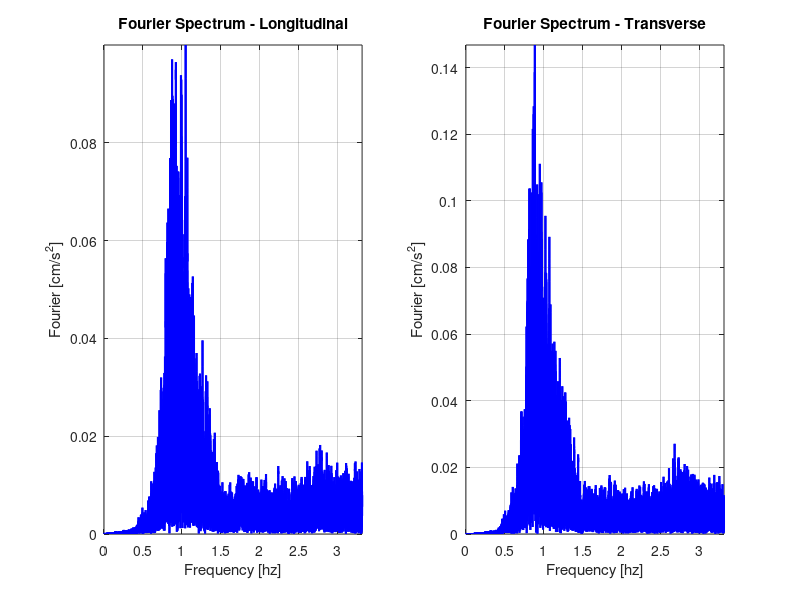
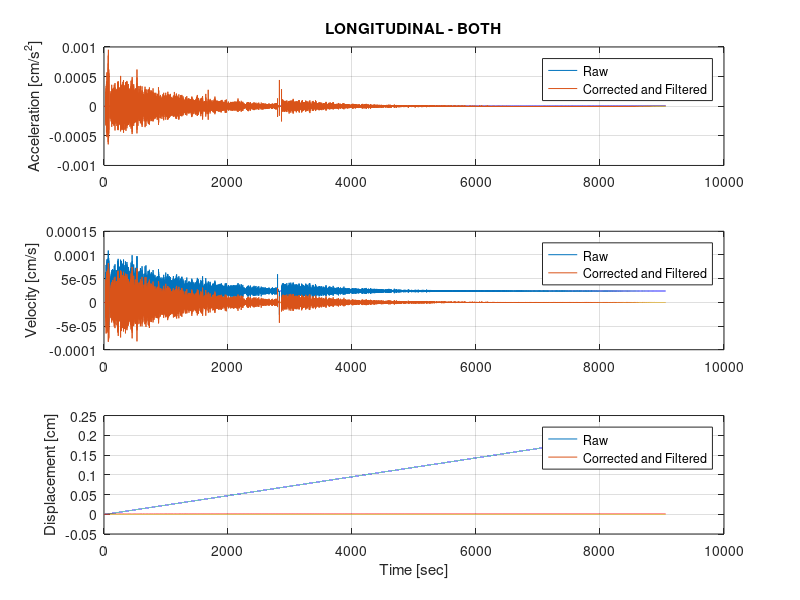
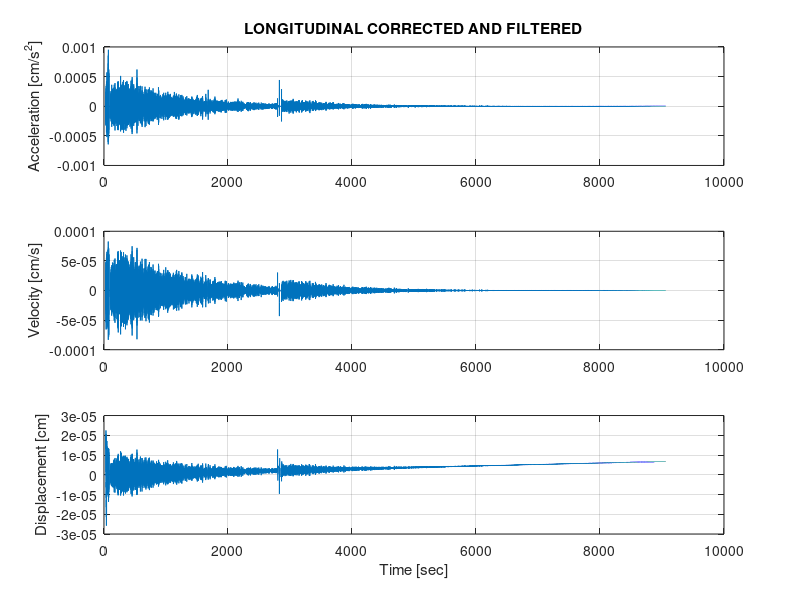
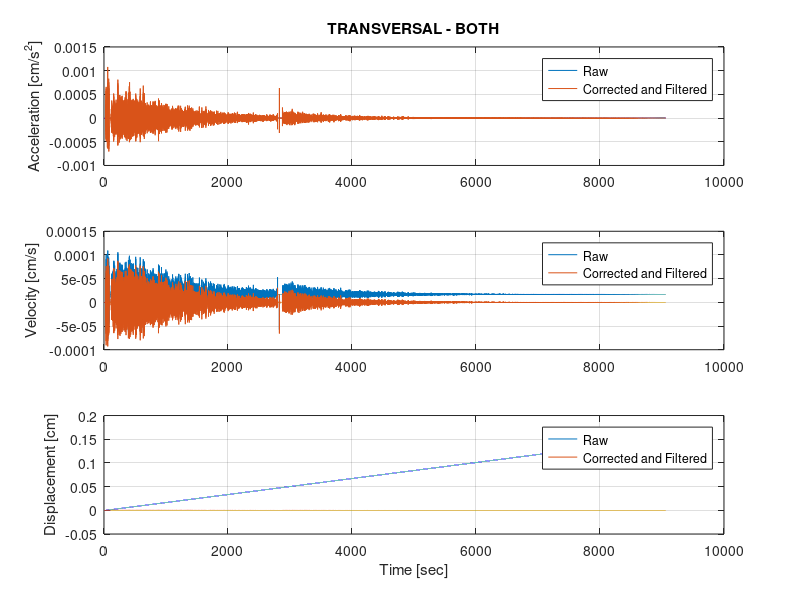

Reproduce these figures in MATLAB, in order. (Note: this script raises an error after producing the figures.)
clear; clc; close all;

%% ----- For 2 Seismic Records -----
% THIS FILE TAKES THE RAW ACCELERATION DATA TO GET THE CORRECTED AND
% FILTERED RECORD CONSIDERING THE FOLLOWING STEPS:
%  INCLUDE ANALYSIS WITH ARIAS INTENSITY

% 1- Take the record
% 2- Baseline correction over the accelerations with different polynomial
% expression according the needs.
% 3- Filtering the signal and get the corrected and filtered acceleration
% 4- Get the velocity and displacements by the integration of the previous
% file
% 5- Get the PSA for the original RAW data and the corrected and filtered acceleration

%% ---- INITIALISATION ----

% RAW DATA 
% ACCELERATION

fid = fopen('S01 - S14.txt', 'r');
a = fscanf(fid, '%g %g', [4 inf]);
a = a';

% LONGITUDINAL COMPONENT
time = a(:,1); % s
xacc_1 = a(:,2); % cm/s2

% TRANSVERSAL COMPONENT
xacc_2 = a(:,4); % cm/s2

% TIME STEP OF THE RECORDS
dt = (1/6.625);

%% ---- FOURIER ANALYSIS ----
 
% Fourier Spectrum response
 
FFT_x1 = abs(fft(xacc_1));
FFT_x2 = abs(fft(xacc_2));

ff = 0:(6.625/(length(xacc_1)-1)):6.625;
ff = ff';
 
figure(3);
 
h(1) = subplot(1,2,1);plot(ff(1:0.5*length(ff)),FFT_x1(1:0.5*length(ff)),'b','LineWidth',1.5);
    title('Fourier Spectrum - Longitudinal')
    ylabel('Fourier [cm/s^2]')
    xlabel('Frequency [hz]')
    axis([0 6.625/2 0 Inf])
    set(gca,'linewidth',1)
    grid on;
    set(gca,'GridAlpha', 0.20);
    set(gca,'linewidth', 0.50);
    set(gca,'MinorGridLineStyle', '-');

    subplot(1,2,2);plot(ff(1:0.5*length(ff)),FFT_x2(1:0.5*length(ff)),'b','LineWidth',1.5);
    title('Fourier Spectrum - Transverse')
    ylabel('Fourier [cm/s^2]')
    xlabel('Frequency [hz]')
    axis([0 6.625/2 0 Inf])
    set(gca,'linewidth',1)
    grid on;
    set(gca,'GridAlpha', 0.20);
    set(gca,'linewidth', 0.50);
    set(gca,'MinorGridLineStyle', '-');  

%% ---- PAD IMPLEMENTATION ----

n = 4; % order of Butterworth filtering
fc = 0.1; % cut-off frequency
Tz_pad = 1.5*n/fc;
time_pad = (0:dt:Tz_pad)'+ time(end);
time = [time;time_pad];

pad = zeros(ceil(length(time_pad)/2),1);
xacc_1 = [pad;xacc_1;pad];
xacc_2 = [pad;xacc_2;pad];

% Tapering before end pad
taper = tukeywin(length(ff),0.25); % adjust tapering degree
taper = [pad;taper;pad];
taper(1:length(taper)/2) = 1;

xacc_1 = xacc_1.*taper;
xacc_2 = xacc_2.*taper;

xacc_1_g = xacc_1/980;
xacc_2_g = xacc_2/980;

%% ---- VELOCITY AND DISPLACEMENT ----

% VELOCITY
vel_1 = cumtrapz(time,xacc_1);
vel_2 = cumtrapz(time,xacc_2);

% DISPLACEMENT
disp_1 = cumtrapz(time,vel_1);
disp_2 = cumtrapz(time,vel_2);

% ---- COMPARISON ORIGINAL ----

% LONGITUDINAL
% figure('units','normalized','outerposition',[0 0 0.55 0.55])
% figure (1);
% subplot(3,1,1),plot(time,xacc_1_g)
%         axis([0 1300 -0.0001 0.0001])
%         title('LONGITUDINAL - RAW')
%         ylabel('Acceleration [g]')
% grid on;
% subplot(3,1,2),plot(time,vel_1)
%          axis([0 1300 -0.002 0.002])
%         ylabel('Velocity [cm/s]')
% grid on;
% subplot(3,1,3),plot(time,disp_1)
%         axis([0 1300 -0.0001 0.0006])
%         xlabel('Time [sec]')
%         ylabel('Displacement [cm]')
% grid on;

% TRANSVERSAL
% figure('units','normalized','outerposition',[0 0 0.55 0.55])
% figure (2);
% subplot(3,1,1),plot(time,xacc_2_g)
%         axis([0 1300 -0.0001 0.0001])
%         title('TRANSVERSAL - RAW')
%         ylabel('Acceleration [g]')
% grid on;
% subplot(3,1,2),plot(time,vel_2)
%         axis([0 1300 -0.002 0.002])
%         ylabel('Velocity [cm/s]')
% grid on;
% subplot(3,1,3),plot(time,disp_2)
%         axis([0 1300 -0.0006 0.0001])
%         xlabel('Time [sec]')
%         ylabel('Displacement [cm]')
% grid on;

%% ---- ARIAS INTENSITY ----

xacc_1_m = xacc_1_g*(9.8);
xacc_1_m2= xacc_1_m.*xacc_1_m;
Arias_1 = pi/(2*9.8)*cumtrapz(time,xacc_1_m2);

Arias_1_100 = max(Arias_1);
Arias_11= Arias_1/Arias_1_100;

xacc_2_m = xacc_2_g*(9.8);
xacc_2_m2= xacc_2_m.*xacc_2_m;
Arias_2 = pi/(2*9.8)*cumtrapz(time,xacc_2_m2);

Arias_2_100 = max(Arias_2);
Arias_22= Arias_2/Arias_2_100;

tt1= [12 12];
IA1= [-5 105];

tt2= [150 150];
IA2= [-5 105];

tt3= [44 44];
IA3= [-5 105];

tt4= [138 138];
IA4= [-5 105];

tt5= [50 50];
IA5= [-5 105];

tt6= [140 140];
IA6= [-5 105];

if Arias_1_100 > Arias_2_100
    disp(Arias_1_100*100);
    disp('1')
else
    disp(Arias_2_100*100);
    disp('2')
end

%% ---- BASELINE CORRECTION ----

% LONGITUDINAL
n1 = 1;
p_1 = polyfit(time,xacc_1,n1);
accpoleval_1 = polyval(p_1,time);
acc_corr_1 = xacc_1-accpoleval_1;

% TRANSVERSAL
n2 = 1;
p_2 = polyfit(time,xacc_2,n2);
accpoleval_2 = polyval(p_2,time);
acc_corr_2 = xacc_2-accpoleval_2;

%% ---- FILTERING ----

fs       = 1.0/dt;
fcutlow  = 0.05;   % low cut frequency in Hz
fcuthigh = (6.625/2)-0.0001;    % high cut frequency in Hz
order    = 4;

[b,a] = butter(order,[fcutlow,fcuthigh]/(fs/2),'bandpass'); % Butterworth filter

% LONGITUDINAL
acc_corr_1_fil = filter(b,a,acc_corr_1);
%acc_corr_1_fil = filter(b,a,acc_corr_1_fil);
acc_corr_1_fil_g = acc_corr_1_fil*(1/980);

% TRANSVERSAL
acc_corr_2_fil = filter(b,a,acc_corr_2);
%acc_corr_2_fil = filter(b,a,acc_corr_2_fil);
acc_corr_2_fil_g = acc_corr_2_fil*(1/980);

%% ---- integrate to get vel ----
% LONGITUDINAL
vel_corr_1 = cumtrapz(time,acc_corr_1_fil);

% TRANSVERSAL
vel_corr_2 = cumtrapz(time,acc_corr_2_fil);

%% ---- integrate to get disp ----
% LONGITUDINAL
disp_corr_1 = cumtrapz(time,vel_corr_1);

% TRANSVERSAL
disp_corr_2 = cumtrapz(time,vel_corr_2);

%% ---- FINAL PLOTS ----

% LONGITUDINAL
% ---- COMPARISON ORIGINAL AND CORRECTED AND FILTERED ----

figure(5);
subplot(3,1,1),plot(time,xacc_1_g,time,acc_corr_1_fil)
        title('LONGITUDINAL - BOTH')
        legend('Raw','Corrected and Filtered')
        ylabel('Acceleration [cm/s^2]')
grid on;
subplot(3,1,2),plot(time,vel_1,time,vel_corr_1)
        legend('Raw','Corrected and Filtered')
        ylabel('Velocity [cm/s]')
grid on;
subplot(3,1,3),plot(time,disp_1,time,disp_corr_1)
        legend('Raw','Corrected and Filtered')
        xlabel('Time [sec]')
        ylabel('Displacement [cm]')
grid on;

% ---- CORRECTED AND FILTERED PLOTS ----
figure(6);
subplot(3,1,1),plot(time,acc_corr_1_fil)
        title('LONGITUDINAL CORRECTED AND FILTERED')
        ylabel('Acceleration [cm/s^2]')
grid on;
subplot(3,1,2),plot(time,vel_corr_1)
        ylabel('Velocity [cm/s]')
grid on;
subplot(3,1,3),plot(time,disp_corr_1)
        xlabel('Time [sec]')
        ylabel('Displacement [cm]')
grid on;


% TRANSVERSAL
% ---- COMPARISON ORIGINAL AND CORRECTED AND FILTERED ----

figure(7);
subplot(3,1,1),plot(time,xacc_2_g,time,acc_corr_2_fil)
        title('TRANSVERSAL - BOTH')
        legend('Raw','Corrected and Filtered')
        ylabel('Acceleration [cm/s^2]')
grid on;
subplot(3,1,2),plot(time,vel_2,time,vel_corr_2)
        legend('Raw','Corrected and Filtered')
        ylabel('Velocity [cm/s]')
grid on;
subplot(3,1,3),plot(time,disp_2,time,disp_corr_2)
        legend('Raw','Corrected and Filtered')
        xlabel('Time [sec]')
        ylabel('Displacement [cm]')
grid on;

% ---- CORRECTED AND FILTERED PLOTS ----
figure(8);
subplot(3,1,1),plot(time,acc_corr_2_fil)
        title('TRANSVERSAL CORRECTED AND FILTERED')
        ylabel('Acceleration [cm/s^2]')
grid on;
subplot(3,1,2),plot(time,vel_corr_2)
        ylabel('Velocity [cm/s]')
grid on;
subplot(3,1,3),plot(time,disp_corr_2)
        xlabel('Time [sec]')
        ylabel('Displacement [cm]')
grid on;

% PLOTTING SPECTRA
%

damping = 5/100;
%period = [0.01; 0.02; 0.03; 0.04; 0.05; 0.06; 0.075; 0.1; 0.15; 0.2; 0.25; 0.3; 0.4; 0.5; 0.75; 1; 1.5; 2; 3; 4; 5; 7.5; 10];

period2= logspace(-2,1,500);
period22 = transpose(period2);


% *****  VERY IMPORTANT *****
% dt related to the input motion
dt = 1/6.625;

% LONGITUDINAL
[sa_xacc_1] = responseSpectrum(dt,xacc_1,period22,damping);
[sa_acc_corr_1_fil] = responseSpectrum(dt,acc_corr_1_fil,period22,damping);

figure(9);
plot(period2,sa_xacc_1,period2,sa_acc_corr_1_fil);
    set(gca,'xscale','log')
    title('PSA - LONGITUDINAL')
    legend('Raw','Corrected and Filtered')
    xlabel('Period, T [sec]')
    ylabel('PSA [cm/s^2]')
    grid on;

% TRANSVERSAL
[sa_xacc_2] = responseSpectrum(dt,xacc_2,period22,damping);
[sa_acc_corr_2_fil] = responseSpectrum(dt,acc_corr_2_fil,period22,damping);

figure(10);
plot(period2,sa_xacc_2,period2,sa_acc_corr_2_fil);
    set(gca,'xscale','log')
    title('PSA - TRANSVERSAL')
    legend('Raw','Corrected and Filtered')
    xlabel('Period, T [sec]')
    ylabel('PSA [cm/s^2]')
    grid on;

%% ---- OUTPUT ----

% Acceleration Time Histories
acc_time_history = zeros(length(acc_corr_1_fil),3);
acc_time_history(:,1) = time; % s
acc_time_history(:,2) = acc_corr_1_fil; % cm/s2
acc_time_history(:,3) = acc_corr_2_fil; % cm/s2

% PSA
response_spectra = zeros(length(sa_acc_corr_1_fil),3);
response_spectra(:,1) = period2; % s
response_spectra(:,2) = sa_acc_corr_1_fil; % cm/s2
response_spectra(:,3) = sa_acc_corr_2_fil; % cm/s2

% Fourier Spectra
fourier_spectra = zeros(ceil(0.5*length(ff)),3);
fourier_spectra(:,1) = ff(1:ceil(0.5*length(ff)));
fourier_spectra(:,2) = FFT_x1(1:ceil(0.5*length(ff)));
fourier_spectra(:,3) = FFT_x2(1:ceil(0.5*length(ff)));

writematrix(acc_time_history,"Acc Time History.txt","Delimiter","tab");
writematrix(response_spectra,"Response Spectra.txt","Delimiter","tab");
writematrix(fourier_spectra,"Fourier Spectra.txt","Delimiter","tab");

close all

%% Arias Intensity Plot

figure;
plot(time,Arias_22)